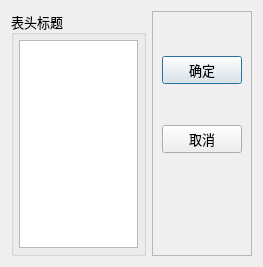
<?xml version="1.0" encoding="UTF-8"?>
<ui version="4.0">
 <class>TDialogHeaders</class>
 <widget class="QDialog" name="TDialogHeaders">
  <property name="geometry">
   <rect>
    <x>0</x>
    <y>0</y>
    <width>263</width>
    <height>267</height>
   </rect>
  </property>
  <property name="font">
   <font>
    <family>宋体</family>
    <pointsize>10</pointsize>
   </font>
  </property>
  <property name="windowTitle">
   <string>设置表头标题</string>
  </property>
  <layout class="QVBoxLayout" name="verticalLayout_3">
   <item>
    <layout class="QHBoxLayout" name="horizontalLayout">
     <item>
      <widget class="QGroupBox" name="groupBox">
       <property name="title">
        <string>表头标题</string>
       </property>
       <layout class="QVBoxLayout" name="verticalLayout">
        <property name="spacing">
         <number>4</number>
        </property>
        <property name="leftMargin">
         <number>5</number>
        </property>
        <property name="topMargin">
         <number>5</number>
        </property>
        <property name="rightMargin">
         <number>5</number>
        </property>
        <property name="bottomMargin">
         <number>5</number>
        </property>
        <item>
         <widget class="QListView" name="listView"/>
        </item>
       </layout>
      </widget>
     </item>
     <item>
      <widget class="QFrame" name="frame">
       <property name="frameShape">
        <enum>QFrame::StyledPanel</enum>
       </property>
       <property name="frameShadow">
        <enum>QFrame::Raised</enum>
       </property>
       <layout class="QVBoxLayout" name="verticalLayout_2">
        <item>
         <spacer name="verticalSpacer_4">
          <property name="orientation">
           <enum>Qt::Vertical</enum>
          </property>
          <property name="sizeHint" stdset="0">
           <size>
            <width>20</width>
            <height>40</height>
           </size>
          </property>
         </spacer>
        </item>
        <item>
         <widget class="QPushButton" name="btnOK">
          <property name="text">
           <string>确定</string>
          </property>
          <property name="icon">
           <iconset resource="res.qrc">
            <normaloff>:/images/images/704.bmp</normaloff>:/images/images/704.bmp</iconset>
          </property>
         </widget>
        </item>
        <item>
         <spacer name="verticalSpacer_2">
          <property name="orientation">
           <enum>Qt::Vertical</enum>
          </property>
          <property name="sizeHint" stdset="0">
           <size>
            <width>20</width>
            <height>40</height>
           </size>
          </property>
         </spacer>
        </item>
        <item>
         <widget class="QPushButton" name="btnCancel">
          <property name="text">
           <string>取消</string>
          </property>
          <property name="icon">
           <iconset resource="res.qrc">
            <normaloff>:/images/images/706.bmp</normaloff>:/images/images/706.bmp</iconset>
          </property>
         </widget>
        </item>
        <item>
         <spacer name="verticalSpacer">
          <property name="orientation">
           <enum>Qt::Vertical</enum>
          </property>
          <property name="sizeHint" stdset="0">
           <size>
            <width>20</width>
            <height>28</height>
           </size>
          </property>
         </spacer>
        </item>
        <item>
         <spacer name="verticalSpacer_6">
          <property name="orientation">
           <enum>Qt::Vertical</enum>
          </property>
          <property name="sizeHint" stdset="0">
           <size>
            <width>20</width>
            <height>40</height>
           </size>
          </property>
         </spacer>
        </item>
        <item>
         <spacer name="verticalSpacer_3">
          <property name="orientation">
           <enum>Qt::Vertical</enum>
          </property>
          <property name="sizeHint" stdset="0">
           <size>
            <width>20</width>
            <height>40</height>
           </size>
          </property>
         </spacer>
        </item>
       </layout>
      </widget>
     </item>
    </layout>
   </item>
  </layout>
 </widget>
 <resources>
  <include location="res.qrc"/>
 </resources>
 <connections>
  <connection>
   <sender>btnOK</sender>
   <signal>clicked()</signal>
   <receiver>TDialogHeaders</receiver>
   <slot>accept()</slot>
   <hints>
    <hint type="sourcelabel">
     <x>277</x>
     <y>73</y>
    </hint>
    <hint type="destinationlabel">
     <x>167</x>
     <y>168</y>
    </hint>
   </hints>
  </connection>
  <connection>
   <sender>btnCancel</sender>
   <signal>clicked()</signal>
   <receiver>TDialogHeaders</receiver>
   <slot>reject()</slot>
   <hints>
    <hint type="sourcelabel">
     <x>277</x>
     <y>146</y>
    </hint>
    <hint type="destinationlabel">
     <x>167</x>
     <y>168</y>
    </hint>
   </hints>
  </connection>
 </connections>
</ui>
